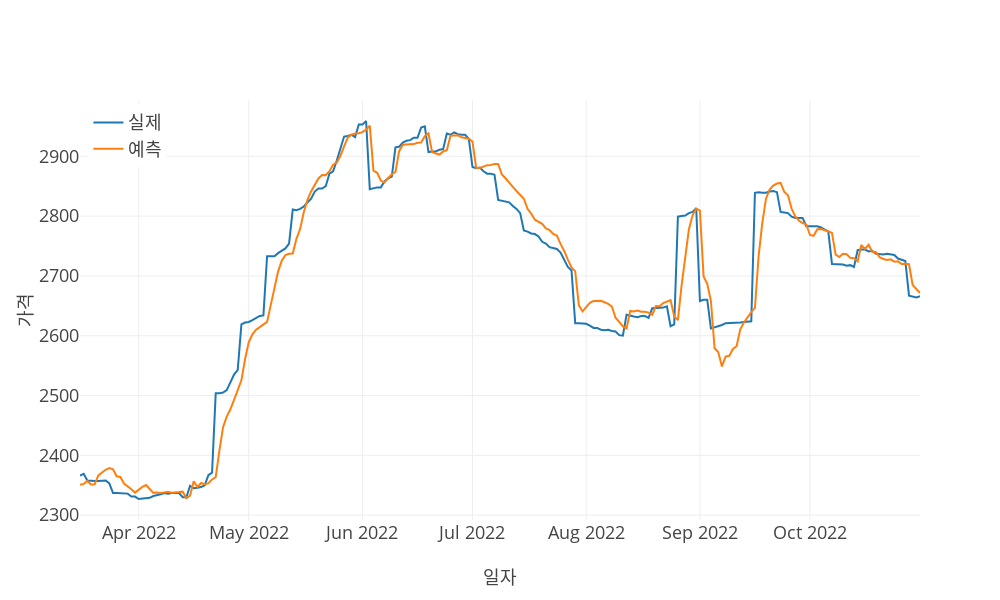

Here is the notebook cell this chart was saved with:
### Code cell
print("\nLSTM")
training_params = {'max_epochs': 50, 'n_trials': 10}
saving_dir = pathForSavingModels('LSTM', **dl_searchCV_params)
lstm, val_dataloader = RNN(
    data,
    training_cutoff,
    target,
    group,
    max_encoder_length,
    max_prediction_length,
    time_varying_known_categoricals,
    time_varying_unknown_categoricals,
    time_varying_known_reals,
    batch_size,
    saving_dir,
    'LSTM',
    training_params,
)

actuals = torch.cat([y[0] for x, y in iter(val_dataloader)])
lstm_predictions = lstm.predict(val_dataloader)
model_eval(actuals, lstm_predictions, predictions_x_axis, stdout=True, vis=True)

### Figure 1 — Plotly figure (JSON) as saved in the notebook; plotly's stock layout.template omitted (floating-point values rounded to 4 significant figures; data arrays with more than 128 entries replaced by an {"elided": "..."} marker saying what was removed)
{"data": [{"mode": "lines", "name": "실제", "type": "scatter", "x": {"elided": "230 str values"}, "y": {"elided": "230 int values"}}, {"mode": "lines", "name": "예측", "type": "scatter", "x": {"elided": "230 str values"}, "y": {"elided": "230 float values"}}], "layout": {"height": 600, "legend": {"x": 0.01, "xanchor": "left", "y": 0.99, "yanchor": "top"}, "width": 1000, "xaxis": {"title": {"text": "일자"}}, "yaxis": {"title": {"text": "가격"}}}}
